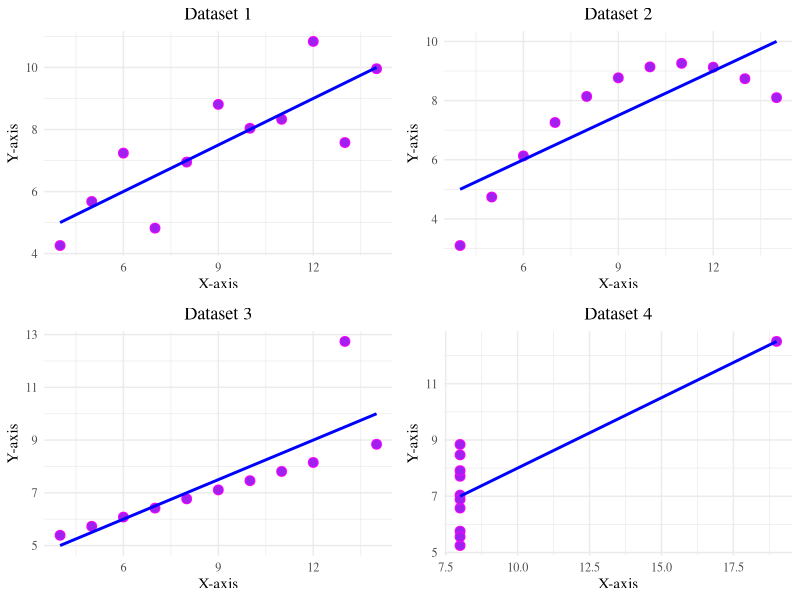

Write R code to recreate this figure.
## ---- chunk 1
install.packages("ggplot2")
# Load necessary libraries
library(ggplot2)
library(gridExtra)  # For arranging multiple ggplot objects

# Load Anscombe's data
data(anscombe)

# Prepare a function to create plots for each dataset
create_plot <- function(x, y, title) {
  ggplot(data = data.frame(x, y), aes(x = x, y = y)) +
    geom_point(color = "magenta", fill = "purple", shape = 21, size = 3) +  # Customize point appearance
    geom_smooth(method = "lm", color = "blue", se = FALSE) +  # Add linear regression line
    labs(x = "X-axis", y = "Y-axis", title = title) +
    theme_minimal(base_family = "serif") +  # Use serif font
    theme(plot.title = element_text(hjust = 0.5))  # Center title
}

# Create individual plots for each dataset
plot1 <- create_plot(anscombe$x1, anscombe$y1, "Dataset 1")
plot2 <- create_plot(anscombe$x2, anscombe$y2, "Dataset 2")
plot3 <- create_plot(anscombe$x3, anscombe$y3, "Dataset 3")
plot4 <- create_plot(anscombe$x4, anscombe$y4, "Dataset 4")

# Arrange the four plots in a 2x2 grid
grid.arrange(plot1, plot2, plot3, plot4, ncol = 2)

